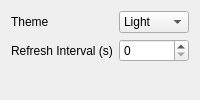
<?xml version="1.0" encoding="UTF-8"?>
<ui version="4.0">
 <class>Settings</class>
 <widget class="QWidget" name="Settings">
  <property name="windowTitle">
   <string>Settings</string>
  </property>
  <layout class="QFormLayout" name="formLayout">
   <item row="0" column="0">
    <widget class="QLabel" name="labelTheme">
     <property name="text">
      <string>Theme</string>
     </property>
    </widget>
   </item>
   <item row="0" column="1">
    <widget class="QComboBox" name="comboTheme">
     <item>
      <property name="text">
       <string>Light</string>
      </property>
     </item>
     <item>
      <property name="text">
       <string>Dark</string>
      </property>
     </item>
    </widget>
   </item>
   <item row="1" column="0">
    <widget class="QLabel" name="labelRefresh">
     <property name="text">
      <string>Refresh Interval (s)</string>
     </property>
    </widget>
   </item>
   <item row="1" column="1">
    <widget class="QSpinBox" name="spinRefresh"/>
   </item>
  </layout>
 </widget>
 <resources/>
 <connections/>
 </ui>
